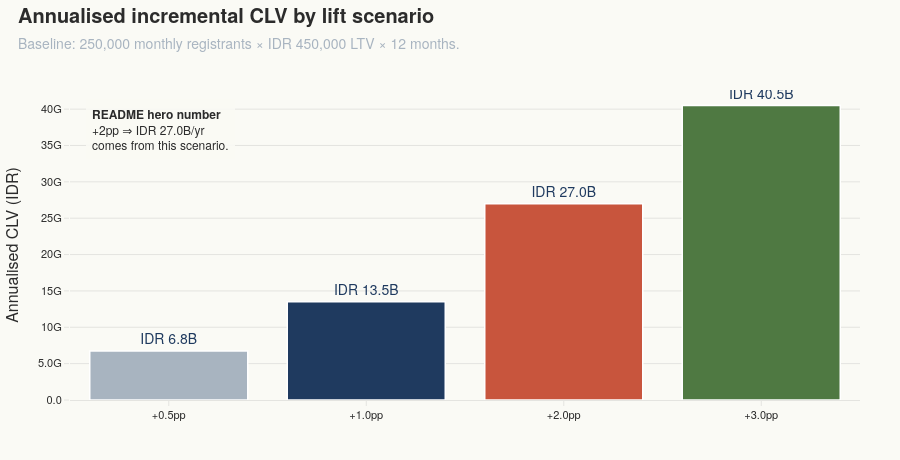

Notebook code cell kept with this figure:
### Markdown cell above
## 10 · Visual 5 — rupiah impact at portfolio scale

The funnel above tells us *where* to target. This chart says *how much* a successful A/B test at that stage is worth. Using the portfolio baseline — 250K monthly SFP registrants, IDR 450K LTV per activated user — each additional percentage point of CVR at the worst-leak stage is worth the annualized amount shown.

### Code cell
# Extrapolation baseline for the portfolio narrative.
MONTHLY_REGISTRANTS = 250_000
LTV_PER_USER        = 450_000  # IDR
MONTHS_PER_YEAR     = 12

lift_scenarios = [0.005, 0.01, 0.02, 0.03]  # 0.5pp, 1pp, 2pp, 3pp
annual_values = [
    lift * MONTHLY_REGISTRANTS * LTV_PER_USER * MONTHS_PER_YEAR
    for lift in lift_scenarios
]
labels = [f"+{lift * 100:.1f}pp" for lift in lift_scenarios]
bar_colors = [COLOR_MUTED, COLOR_PRIMARY, COLOR_ACCENT, COLOR_POSITIVE]

fig_idr = go.Figure(
    go.Bar(
        x=labels,
        y=annual_values,
        marker={"color": bar_colors, "line": {"color": "white", "width": 1.5}},
        text=[format_rupiah(v) for v in annual_values],
        textposition="outside",
        textfont={"size": 14, "color": COLOR_PRIMARY},
        hovertemplate="<b>Lift %{x}</b><br>Annualised CLV: %{text}<extra></extra>",
    )
)
fig_idr.update_layout(title="Annualised incremental CLV by lift scenario")
fig_idr.update_yaxes(
    tickformat=".2s",
    title_text="Annualised CLV (IDR)",
    rangemode="tozero",
)
apply_sfl_theme(
    fig_idr,
    height=460,
    subtitle=(
        f"Baseline: {MONTHLY_REGISTRANTS:,} monthly registrants "
        f"× IDR {LTV_PER_USER:,} LTV × 12 months."
    ),
)
add_insight_annotation(
    fig_idr,
    text=(
        "<b>README hero number</b><br>"
        f"+2pp ⇒ {format_rupiah(annual_values[2])}/yr<br>"
        "comes from this scenario."
    ),
    x=0.02, y=0.97,
    xref="paper", yref="paper",
    arrow=False,
)
fig_idr.show()

### Figure 1 — Plotly figure (JSON) as saved in the notebook; plotly's stock layout.template omitted (floating-point values rounded to 4 significant figures)
{"data": [{"hovertemplate": "<b>Lift %{x}</b><br>Annualised CLV: %{text}<extra></extra>", "marker": {"color": ["#A8B4C0", "#1F3A5F", "#C8553D", "#4F7942"], "line": {"color": "white", "width": 1.5}}, "text": ["IDR 6.8B", "IDR 13.5B", "IDR 27.0B", "IDR 40.5B"], "textfont": {"color": "#1F3A5F", "size": 14}, "textposition": "outside", "type": "bar", "x": ["+0.5pp", "+1.0pp", "+2.0pp", "+3.0pp"], "y": [6750000000.0, 13500000000.0, 27000000000.0, 40500000000.0]}], "layout": {"annotations": [{"align": "left", "arrowcolor": "#C8553D", "arrowhead": 2, "arrowsize": 1, "arrowwidth": 1.2, "ax": 0, "ay": 0, "bgcolor": "rgba(250, 250, 245, 0.92)", "bordercolor": "#A8B4C0", "borderpad": 6, "borderwidth": 0, "font": {"color": "#2B2B2B", "family": "Helvetica Neue, Helvetica, Arial, sans-serif", "size": 12}, "showarrow": false, "text": "<b>README hero number</b><br>+2pp ⇒ IDR 27.0B/yr<br>comes from this scenario.", "x": 0.02, "xref": "paper", "y": 0.97, "yref": "paper"}], "font": {"color": "#2B2B2B", "family": "Helvetica Neue, Helvetica, Arial, sans-serif", "size": 13}, "height": 460, "hoverlabel": {"bgcolor": "white", "bordercolor": "#1F3A5F", "font": {"color": "#2B2B2B", "family": "Helvetica Neue, Helvetica, Arial, sans-serif", "size": 12}}, "legend": {"bgcolor": "rgba(0,0,0,0)", "bordercolor": "#E4E4E0", "borderwidth": 0, "font": {"color": "#2B2B2B", "size": 12}}, "margin": {"b": 60, "l": 70, "r": 40, "t": 90}, "paper_bgcolor": "#FAFAF5", "plot_bgcolor": "#FAFAF5", "title": {"font": {"color": "#2B2B2B", "size": 20}, "text": "<b>Annualised incremental CLV by lift scenario</b><br><span style='font-size:14px;color:#A8B4C0'>Baseline: 250,000 monthly registrants × IDR 450,000 LTV × 12 months.</span>", "x": 0.02, "xanchor": "left", "y": 0.95, "yanchor": "top"}, "xaxis": {"linecolor": "#E4E4E0", "linewidth": 1, "showgrid": false, "showline": true, "tickcolor": "#E4E4E0", "tickfont": {"color": "#2B2B2B", "size": 11}, "ticks": "outside"}, "yaxis": {"gridcolor": "#E4E4E0", "gridwidth": 1, "rangemode": "tozero", "showgrid": true, "showline": false, "tickcolor": "#E4E4E0", "tickfont": {"color": "#2B2B2B", "size": 11}, "tickformat": ".2s", "ticks": "outside", "title": {"text": "Annualised CLV (IDR)"}, "zeroline": false}}}
